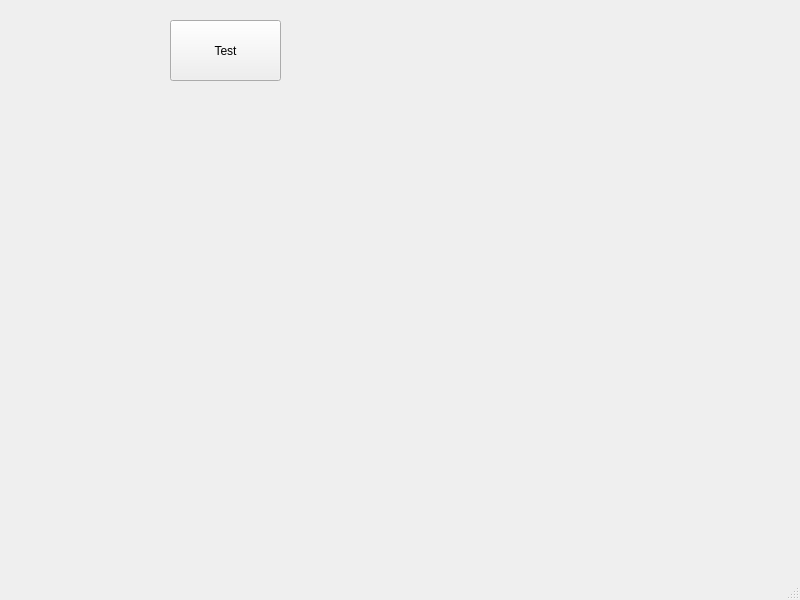
<?xml version="1.0" encoding="UTF-8"?>
<ui version="4.0">
 <class>MainWindow</class>
 <widget class="QMainWindow" name="MainWindow">
  <property name="geometry">
   <rect>
    <x>0</x>
    <y>0</y>
    <width>800</width>
    <height>600</height>
   </rect>
  </property>
  <property name="windowTitle">
   <string>MainWindow</string>
  </property>
  <widget class="QWidget" name="centralwidget">
   <widget class="QPushButton" name="pushButton">
    <property name="geometry">
     <rect>
      <x>170</x>
      <y>20</y>
      <width>111</width>
      <height>61</height>
     </rect>
    </property>
    <property name="text">
     <string>Test</string>
    </property>
   </widget>
  </widget>
  <widget class="QMenuBar" name="menubar">
   <property name="geometry">
    <rect>
     <x>0</x>
     <y>0</y>
     <width>800</width>
     <height>21</height>
    </rect>
   </property>
  </widget>
  <widget class="QStatusBar" name="statusbar"/>
 </widget>
 <resources/>
 <connections/>
</ui>
